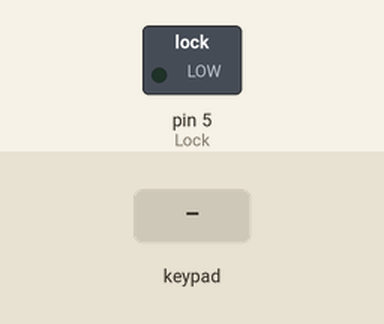
Bench run of a sketch on a simulated Arduino Uno, built with avr-gcc and run on an emulated ATmega328P. Parts: switched loads named in the sketch (green lamp = pin HIGH). Inputs (shaded band) come from the test bench.

Above: at 1.2 s.
1.3 s: keypad keys 1 2 3 4 pressed 0.4 s apart
At 3.0 s:
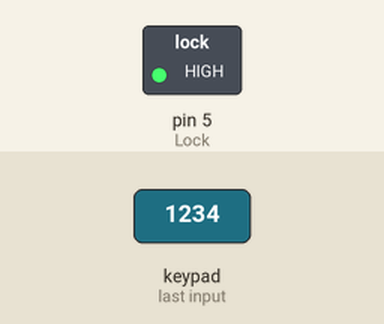
4.4 s: key 'A' pressed
At 4.7 s:
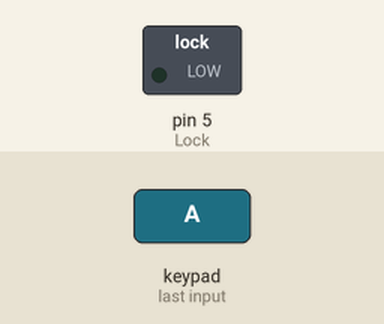
Timing chart, 0 to 7.4 s (numbered marks = the images above; inputs shaded):
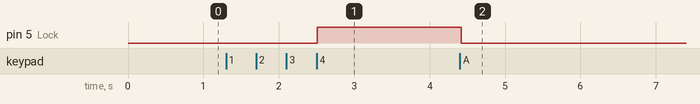

The sketch:

Password-Protected_Door_Lock.ino
```cpp
#include <Keypad.h>

char *password = "1234"; // To increase the passcode length change the numerical to the size after position

int position = 0;

const byte ROWS = 4; // 4 rows
const byte COLS = 4; // 4 columns

char keys[ROWS][COLS] =
{
  {'1', '2', '3', 'A'},
  {'4', '5', '6', 'B'},
  {'7', '8', '9', 'C'},
  {'*', '0', '#', 'D'}
}; //mapping of the keys done w.r.t to the grid keypad

byte rowPins[ROWS] = {13, 12, 11, 10}; //connection of rows pins to the Arduino
byte colPins[COLS] = {9, 8, 7, 6};     // connection of the columns pins to the Arduino

Keypad keypad = Keypad(makeKeymap(keys), rowPins, colPins, ROWS, COLS);

int Lock = 5; // Connecting the relay to the 5th pin

void setup()
{
  pinMode(Lock, OUTPUT);
  LockedPosition(true);
}

void loop()
{
  char key = keypad.getKey();
  if (key == '*' || key == 'A') //OR operator used to lock the device back again
  {
    position = 0;
    LockedPosition(true);
  }
  if (key == password[position])
  {
    position++;
  }
  if (position == 4) // change this if you want to increase the password length
  {
    LockedPosition(false);
  }
  delay(100);
}

void LockedPosition(int locked)
{
  if (locked)
  {
    digitalWrite(Lock, LOW);
  }
  else
  {
    digitalWrite(Lock, HIGH);
  }
}
```

Measured:
- after the input at 1.3 s, pin 5 (Lock): LOW → HIGH after 1.2 s
- after the input at 4.4 s, pin 5 (Lock): HIGH → LOW at once
